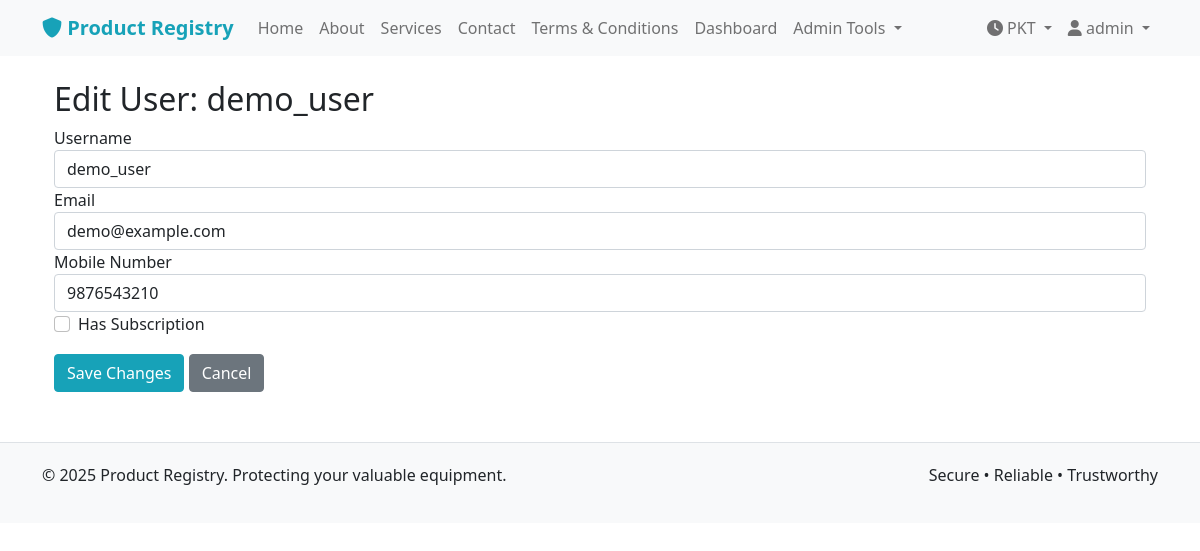
Page /admin/edit_user/2 (signed in) on the committed database.
### models.py (models this page shows, shortened)
class User(UserMixin, db.Model):
    id = db.Column(db.Integer, primary_key=True)
    username = db.Column(db.String(80), unique=True, nullable=False)
    email = db.Column(db.String(120), unique=True, nullable=False)
    mobile_number = db.Column(db.String(15), unique=True, nullable=False)
    id_card_number = db.Column(db.String(20), unique=True, nullable=False)  # Format: 35202-2818708-5
    shop_name = db.Column(db.String(100), nullable=True)  # Required for shopkeepers
    password_hash = db.Column(db.String(200), nullable=False)
    is_admin = db.Column(db.Boolean, default=False)
    is_shopkeeper = db.Column(db.Boolean, default=False)
    can_create_admins = db.Column(db.Boolean, default=False)  # Main admin privilege
    shopkeeper_approved = db.Column(db.Boolean, default=False)  # Admin approval for shopkeepers
    has_subscription = db.Column(db.Boolean, default=False)
    reset_token = db.Column(db.String(100), nullable=True)
    reset_token_expiry = db.Column(db.DateTime, nullable=True)
    created_at = db.Column(db.DateTime, default=datetime.utcnow)
    products = db.relationship('Product', backref='owner', lazy=True)
    deals_as_buyer = db.relationship('Deal', foreign_keys='Deal.buyer_id', backref='buyer', lazy=True)
    deals_as_seller = db.relationship('Deal', foreign_keys='Deal.seller_id', backref='seller', lazy=True)

### routes.py (the view, shortened to what this page needs)
@bp.route('/admin/edit_user/<int:user_id>', methods=['GET', 'POST'])
@login_required
def edit_user(user_id):
    if not current_user.is_admin:
        flash('Access denied. Admin privileges required.', 'danger')
        return redirect(url_for('main.user_dashboard'))
    user = User.query.get_or_404(user_id)
    return render_template('admin_edit_user.html', title='Edit User', user=user)

### models.py (called while the page is built)
@login_manager.user_loader
def load_user(user_id):
    return User.query.get(int(user_id))

### templates/admin_edit_user.html (shortened to what this page needs)
{% extends 'base.html' %}
{% block content %}
<div class="container mt-4">
    <h2>Edit User: {{ user.username }}</h2>
    <form method="POST" action="{{ url_for('main.edit_user', user_id=user.id) }}">
        <div class="form-group">
            <label for="username">Username</label>
            <input type="text" class="form-control" id="username" name="username" value="{{ user.username }}" required>
        </div>
        <div class="form-group">
            <label for="email">Email</label>
            <input type="email" class="form-control" id="email" name="email" value="{{ user.email }}" required>
        </div>
        <div class="form-group">
            <label for="mobile_number">Mobile Number</label>
            <input type="text" class="form-control" id="mobile_number" name="mobile_number" value="{{ user.mobile_number }}" required>
        </div>
        <div class="form-check">
            <input type="checkbox" class="form-check-input" id="has_subscription" name="has_subscription" {% if user.has_subscription %}checked{% endif %}>
            <label class="form-check-label" for="has_subscription">Has Subscription</label>
        </div>
        <button type="submit" class="btn btn-primary mt-3">Save Changes</button>
        <a href="{{ url_for('main.admin_users') }}" class="btn btn-secondary mt-3">Cancel</a>
    </form>
</div>
{% endblock %}

### templates/base.html (shortened to what this page needs)
<!DOCTYPE html>
<html lang="en">
<head>
    <link href="https://cdn.jsdelivr.net/npm/bootstrap@5.1.3/dist/css/bootstrap.min.css" rel="stylesheet">
    <link rel="stylesheet" href="https://cdnjs.cloudflare.com/ajax/libs/font-awesome/6.0.0/css/all.min.css">
</head>
<body>
    <nav class="navbar navbar-expand-lg navbar-light bg-light">
        <div class="container">
            <a class="navbar-brand" href="{{ url_for('main.index') }}">
                <i class="fas fa-shield-alt"></i> Product Registry
            </a>
            <div class="collapse navbar-collapse" id="navbarNav">
                <ul class="navbar-nav me-auto">
                    <li class="nav-item">
                        <a class="nav-link" href="{{ url_for('main.index') }}">Home</a>
                    </li>
                    <li class="nav-item">
                        <a class="nav-link" href="{{ url_for('main.about') }}">About</a>
                    </li>
                    <li class="nav-item">
                        <a class="nav-link" href="{{ url_for('main.services') }}">Services</a>
                    </li>
                    <li class="nav-item">
                        <a class="nav-link" href="{{ url_for('main.contact') }}">Contact</a>
                    </li>
                    <li class="nav-item">
                        <a class="nav-link" href="{{ url_for('main.terms') }}">Terms & Conditions</a>
                    </li>
                    {% if current_user.is_authenticated %}
                        {% if current_user.is_admin %}
                            <li class="nav-item">
                                <a class="nav-link" href="{{ url_for('main.admin_dashboard') }}">Dashboard</a>
                            </li>
                            <li class="nav-item dropdown">
                                <a class="nav-link dropdown-toggle" href="#" id="adminDropdown" role="button" data-bs-toggle="dropdown">
                                    Admin Tools
                                </a>
                            </li>
                        {% endif %}
                    {% endif %}
                </ul>
                <ul class="navbar-nav">
                    <li class="nav-item dropdown">
                        <a class="nav-link dropdown-toggle" href="#" id="clockDropdown" role="button" data-bs-toggle="dropdown">
                            <i class="fas fa-clock"></i> PKT
                        </a>
                    </li>
                    {% if current_user.is_authenticated %}
                        <li class="nav-item dropdown">
                            <a class="nav-link dropdown-toggle" href="#" id="userDropdown" role="button" data-bs-toggle="dropdown">
                                <i class="fas fa-user"></i> {{ current_user.username }}
                            </a>
                        </li>
                    {% endif %}
                </ul>
            </div>
        </div>
    </nav>
    <div class="container mt-4">
        {% block content %}{% endblock %}
    </div>
    <footer class="footer">
        <div class="container">
            <div class="row">
                <div class="col-md-6">
                    <p>&copy; 2025 Product Registry. Protecting your valuable equipment.</p>
                </div>
                <div class="col-md-6 text-end">
                    <p>Secure • Reliable • Trustworthy</p>
                </div>
            </div>
        </div>
    </footer>
</body>
</html>

### templates/base.html (style rules this page uses)
:root { --primary-color: #17a2b8; --secondary-color: #6c757d; --success-color: #28a745; --danger-color: #dc3545; --warning-color: #ffc107; --info-color: #17a2b8; --light-color: #f8f9fa; --dark-color: #343a40; }
.navbar-brand { font-weight: bold; color: var(--primary-color) !important; }
.btn-primary { background-color: var(--primary-color); border-color: var(--primary-color); }
.footer { background-color: var(--light-color); padding: 20px 0; margin-top: 50px; border-top: 1px solid #dee2e6; }

### rows in the picture
User: username "admin"
User: username "demo_user", email "demo@example.com", mobile_number "9876543210"
